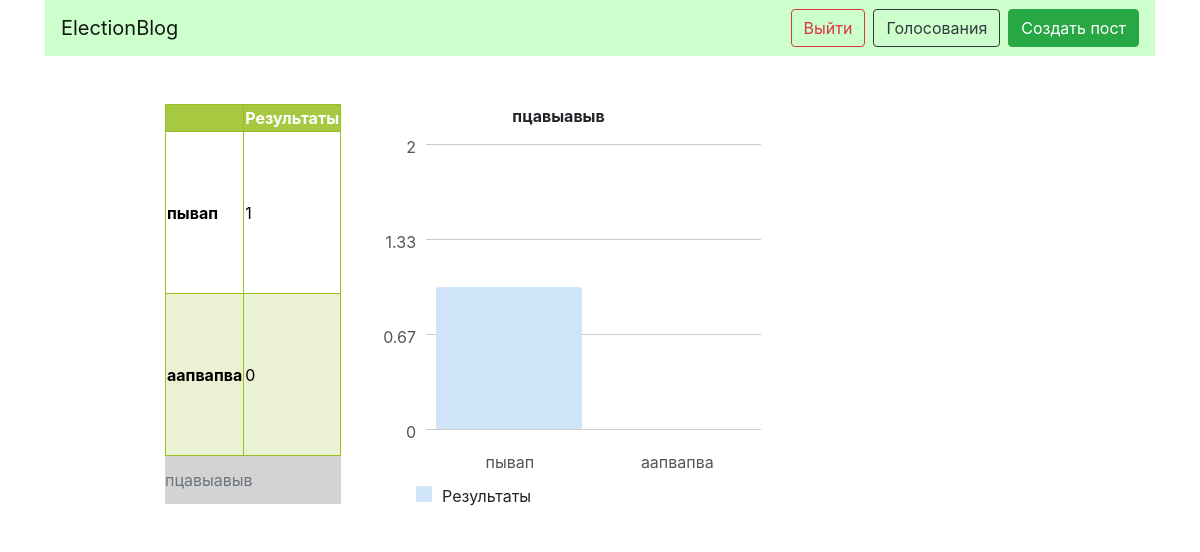
The app's page /surveys/result/15 (signed in) with its own data.
### election/models.py (models this page shows, shortened)
class Survey(models.Model):
    title = models.CharField(max_length=255)
    posts = models.ManyToManyField('blog.Post', blank=True, related_name='surveys')
    class Meta:
        ordering = ['-id']

class Option(models.Model):
    title = models.CharField(max_length=255)
    count = models.IntegerField(default=0)
    survey = models.ForeignKey(
        Survey,
        related_name='options', on_delete=models.SET_NULL,
        null=True
    )
    class Meta:
        ordering = ['-id']

### election/views.py (the view)
# urls.py: path('result/<int:id>', SurveyResult.as_view(), name='survey_result_url'),
class SurveyResult(AccessByGroup, LoginRequiredMixin, View):
    def get(self, request, id):
        survey = Survey.objects.get(id=id)
        return render(request, 'election/result_survey.html', context={'survey': survey})

### election/views.py (called while the page is built)
    def test_func(self):
        user = self.request.user
        if user.groups.filter(name='Moderator').count() or user.is_staff:
            return True
        return False

### election/templates/election/result_survey.html (shortened to what this page needs)
{% extends 'election/base_election.html' %}
{% load static %}
{% block custom_css %}
<link rel="stylesheet" href="{% static 'style/TableBarChart.css' %}" />
<link rel="stylesheet" href="{% static 'style/SurveyDetail.css' %}" />
{% endblock %}
{% block content %}
<div class="row col-10 mb-5 mx-auto">
<table id="source">
    <caption>{{ survey.title }}</caption>
    <thead>
        <tr>
            <th></th>
            <th>Результаты</th>
        </tr>
    </thead>
    <tbody>
        {% for option in survey.options.all %}
        <tr>
            <th>{{ option.title }}</th>
            <td>{{ option.count }}</td>
        </tr>
        {% endfor %}
    </tbody>
</table>
<div id="target" class="col-6">
</div>
</div>
{% endblock %}

### static/style/SurveyDetail.css (style rules this page uses)
table { border-collapse: collapse; }
caption { background: #D3D3D3; }
th { background: #A7C942; border: 1px solid #98BF21; color: #ffffff; font-weight: bold; text-align: left; }
td { border: 1px solid #98BF21; text-align: left; font-weight: normal; color: #000000; }
tr:nth-child(odd) { background: #ffffff; }
tbody tr:nth-child(odd) th { background: #ffffff; color: #000000; }
tr:nth-child(even) { background: #EAF2D3; }
tbody tr:nth-child(even) th { background: #EAF2D3; color: #000000; }
#target { width: 600px; height: 400px; }

### records on screen
Survey: title "пцавыавыв"
Option: title "пывап", count "1"
Option: title "аапвапва", count "0"
